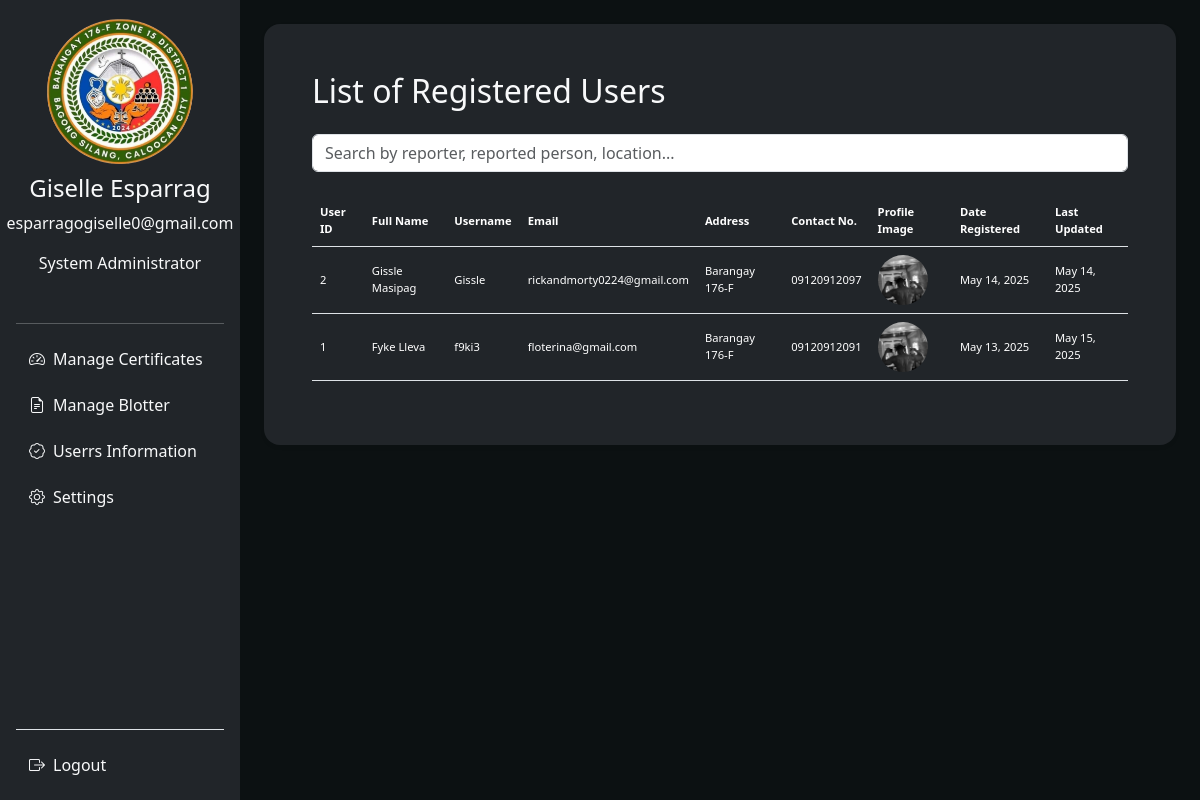
Screenshot of /admin/resident.php (signed in) with the database file from the repository.
### tables this page shows
CREATE TABLE `admin1` (
  `id` int(11) NOT NULL,
  `username` varchar(50) NOT NULL,
  `password` varchar(255) NOT NULL,
  `name` varchar(50) NOT NULL,
  `email` varchar(50) NOT NULL,
  `role` varchar(50) NOT NULL,
  `created_at` timestamp NOT NULL DEFAULT current_timestamp(),
  `profile_pic` varchar(255) DEFAULT 'default.png'
);

CREATE TABLE `users` (
  `User_ID` int(11) UNSIGNED NOT NULL,
  `fullname` varchar(100) NOT NULL,
  `username` varchar(45) NOT NULL,
  `email` varchar(100) NOT NULL,
  `password` varchar(255) NOT NULL,
  `address` varchar(100) DEFAULT NULL,
  `contact_num` varchar(15) DEFAULT NULL,
  `profile_image` varchar(255) NOT NULL DEFAULT 'default.png',
  `otp` int(10) DEFAULT NULL,
  `created_at` timestamp NOT NULL DEFAULT current_timestamp(),
  `updated_at` timestamp NOT NULL DEFAULT current_timestamp() ON UPDATE current_timestamp()
);

### admin/resident.php (the view, shortened to what this page needs)
<?php
include '../config.php';
?>
<!DOCTYPE html>
<html lang="en">
<head>
</head>
<body class="bg-color1 d-flex flex-column min-vh-100">
    <?php include 'header.php'; ?>
    <div class="d-flex flex-grow-1">
        <?php include 'navigation.php'; ?>
        <main class="container-fluid p-4">
            <div class="container bg-dark text-light p-5 rounded-4 shadow-sm">
                <h2 class="mb-4">List of Registered Users</h2>
                <input type="text" placeholder="Search by reporter, reported person, location..." class="form-control mb-4" id="searchInput" onkeyup="filterTable()" />
                <div class="table-responsive bg-dark">
                     <?php
                        $sql = "SELECT user_id, fullname, username, email, address, contact_num, profile_image, created_at, updated_at
                                FROM users
                                ORDER BY created_at DESC";
                        $result = $conn->query($sql);
                        ?>
                        <table class="table align-middle" style="font-size: 0.7rem;">
                            <thead>
                                <tr>
                                    <th>User ID</th>
                                    <th>Full Name</th>
                                    <th>Username</th>
                                    <th>Email</th>
                                    <th>Address</th>
                                    <th>Contact No.</th>
                                    <th>Profile Image</th>
                                    <th>Date Registered</th>
                                    <th>Last Updated</th>
                                </tr>
                            </thead>
                            <tbody>
                                <?php if ($result && $result->num_rows > 0): ?>
                                    <?php while ($row = $result->fetch_assoc()): ?>
                                        <tr>
                                            <td><?= htmlspecialchars($row['user_id']); ?></td>
                                            <td><?= htmlspecialchars($row['fullname']); ?></td>
                                            <td><?= htmlspecialchars($row['username']); ?></td>
                                            <td><?= htmlspecialchars($row['email']); ?></td>
                                            <td><?= htmlspecialchars($row['address']); ?></td>
                                            <td><?= htmlspecialchars($row['contact_num']); ?></td>
                                            <td>
                                                <?php if (!empty($row['profile_image'])): ?>
                                                    <img src="../assets/uploads/<?= htmlspecialchars($row['profile_image']); ?>" alt="Profile Image" style="width:50px; height:50px; object-fit:cover; border-radius:50%;">
                                                <?php else: ?>
                                                    No Image
                                                <?php endif; ?>
                                            </td>
                                            <td><?= date('M d, Y', strtotime($row['created_at'])); ?></td>
                                            <td><?= $row['updated_at'] ? date('M d, Y', strtotime($row['updated_at'])) : 'N/A'; ?></td>
                                        </tr>
                                    <?php endwhile; ?>
                                <?php else: ?>
                                    <tr>
                                        <td colspan="9" class="text-center text-muted">No registered users found.</td>
                                    </tr>
                                <?php endif; ?>
                            </tbody>
                        </table>
                </div>
            </div>
        </main>
    </div>
</body>
</html>

### admin/header.php (shortened to what this page needs)
<link href="https://cdn.jsdelivr.net/npm/bootstrap@5.3.6/dist/css/bootstrap.min.css" rel="stylesheet">
<link href="../assets/css/styles.css" rel="stylesheet">
<link rel="stylesheet" href="https://cdn.jsdelivr.net/npm/bootstrap-icons@1.13.1/font/bootstrap-icons.min.css">

### admin/navigation.php (shortened to what this page needs)
<div class="bg-dark sticky-top text-light p-3 d-none d-md-flex flex-column" style="height: 100vh; width: 20%;">
    <div class="d-flex justify-content-center mb-3 flex-column align-items-center">
        <?php
        include '../config.php';
        if (isset($_SESSION['user_id'])) {
            $user_id = $_SESSION['user_id'];
            $query = "SELECT * FROM admin1 WHERE id = ?";
            $stmt = $conn->prepare($query);
            $stmt->bind_param("i", $user_id);
            $stmt->execute();
            $result = $stmt->get_result();
            if ($result && $result->num_rows === 1) {
                $row = $result->fetch_assoc();
                $fullname = $row['name'];
                $role = $row['role'];
                $email = $row['email'];
                ?>
                <div style="height: 150px; width: 150px;">
                    <img src="../assets/img/mylogo.png"
                         alt="Profile"
                         class="img-fluid rounded-circle mb-3"
                         style="height: 100%; width: 100%; object-fit: cover;">
                </div>
                <h3 class="text-light text-center mt-2" style="font-size: 1.5rem;">
                    <?php echo htmlspecialchars($fullname); ?>
                </h3>
                <p><?php echo htmlspecialchars($email); ?></p>
                <p><?php echo htmlspecialchars($role); ?></p>
                <?php
            } else {
                echo "<p class='text-danger'>User not found.</p>";
            }
        } else {
            echo "<p class='text-danger'>Session not found.</p>";
        }
        ?>
    </div>
    <hr class="border-light">
    <ul class="list-unstyled flex-grow-1">
        <li class="mb-2">
            <a href="index.php" class="btn w-100 text-start text-light">
                <i class="bi bi-speedometer2 me-2"></i>Manage Certificates
            </a>
        </li>
        <li class="mb-2">
            <a href="blotter.php" class="btn w-100 text-start text-light">
                <i class="bi bi-file-earmark-text me-2"></i>Manage Blotter
            </a>
        </li>
        <li class="mb-2">
            <a href="resident.php" class="btn w-100 text-start text-light">
                <i class="bi bi-patch-check me-2"></i>Userrs Information
            </a>
        </li>
        <li class="mb-2">
            <a href="settings.php" class="btn w-100 text-start text-light">
                <i class="bi bi-gear me-2"></i>Settings
            </a>
        </li>
    </ul>
    <div class="mt-auto border-top pt-3">
        <a href="logout.php" class="btn text-start text-light w-100">
            <i class="bi bi-box-arrow-right me-2"></i>Logout
        </a>
    </div>
</div>

### assets/css/styles.css (style rules this page uses)
.bg-color1 { background-color: #0c1112; }

### admin/resident.php (style rules this page uses)
.table, .table-responsive, .table thead, .table tr, .table td, .table th { background-color: transparent !important; }
.table th, .table td { color: white !important; vertical-align: middle; }

### rows the page displays
admin1: name "Giselle Esparrag", email "esparragogiselle0@gmail.com", role "System Administrator"
users: User_ID "2", fullname "Gissle Masipag", username "Gissle", email "rickandmorty0224@gmail.com", address "Barangay 176-F", contact_num "09120912097", profile_image (picture), created_at "May 14, 2025", updated_at "May 14, 2025"
users: User_ID "1", fullname "Fyke Lleva", username "f9ki3", email "floterina@gmail.com", address "Barangay 176-F", contact_num "09120912091", profile_image (picture), created_at "May 13, 2025", updated_at "May 15, 2025"
